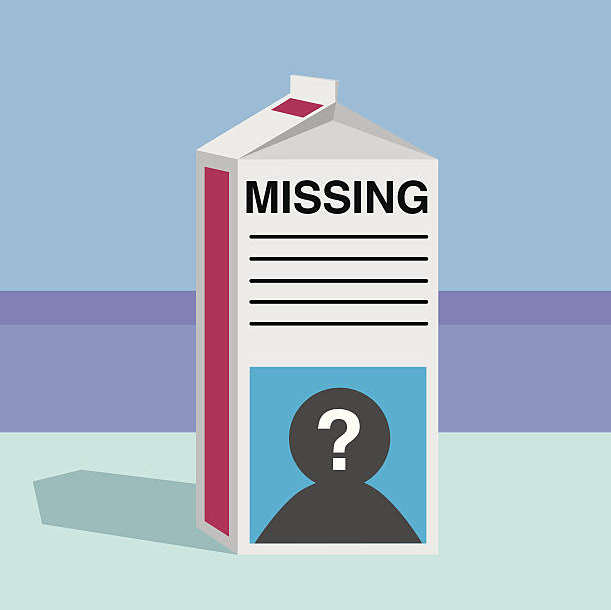
#> input picture ImagesAndIcons/Missing.png, 611 x 610 px; its folder holds only this picture in this run
$ python -i Gui.py   (imports and definitions only)
#> lines starting #> are read from the running program, lines starting #| are printed output that depends on the picture
import tkinter as tk
import numpy as np
import cv2
import PIL, PIL.Image, PIL.ImageOps, PIL.ImageEnhance
from PIL import  Image, ImageTk
from tkinter import filedialog
import imutils

# Functions
# [26 lines left out: functions PhotoImage2Image, Anaglyph, not called in this run]


# GUI commands
def onMenuImportLeft():
    global leftImage, PhotoImLeft,UpperImage
    ImagePath=filedialog.askopenfilename(title="leftImage",filetypes=[('image',".jpeg"),('image',".jpg"),('image',".png")])
#> the answer given: ImagesAndIcons/Missing.png
    if len(ImagePath)>0:
        fileim=Image.open(ImagePath,mode='r').resize((int(1920/2),1080))
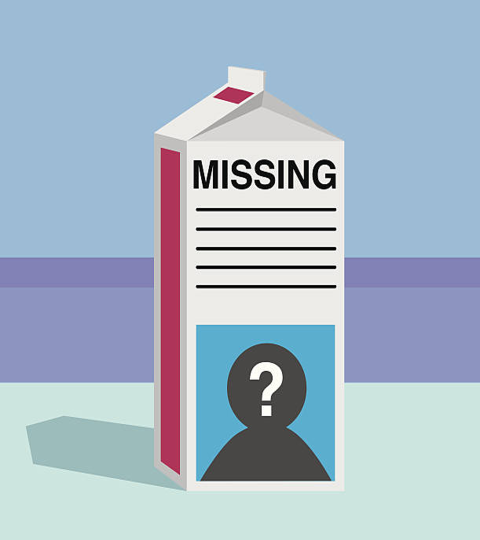
#> fileim: PIL image 960x1080 RGBA (shown at 1/2 size); mean R, G, B, A 166.3, 183.9, 200.3, 255
        fileim2=Image.open(ImagePath,mode='r').resize((int(700),550))
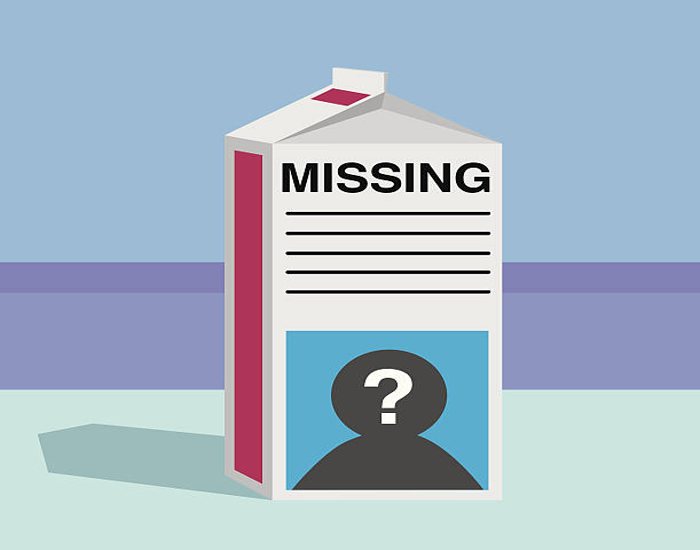
#> fileim2: PIL image 700x550 RGBA; mean R, G, B, A 166.3, 183.9, 200.3, 255
        leftImage=fileim.convert('L')
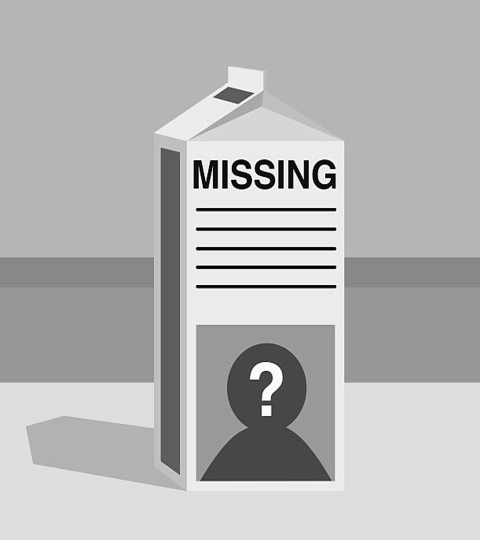
#> leftImage: PIL image 960x1080 L (shown at 1/2 size); min 0, max 255, mean 180.5
        PhotoImLeft=ImageTk.PhotoImage(fileim)
        UpperImage=ImageTk.PhotoImage(fileim2)
#> (the run stopped early here; a loop or call above may not have finished)
